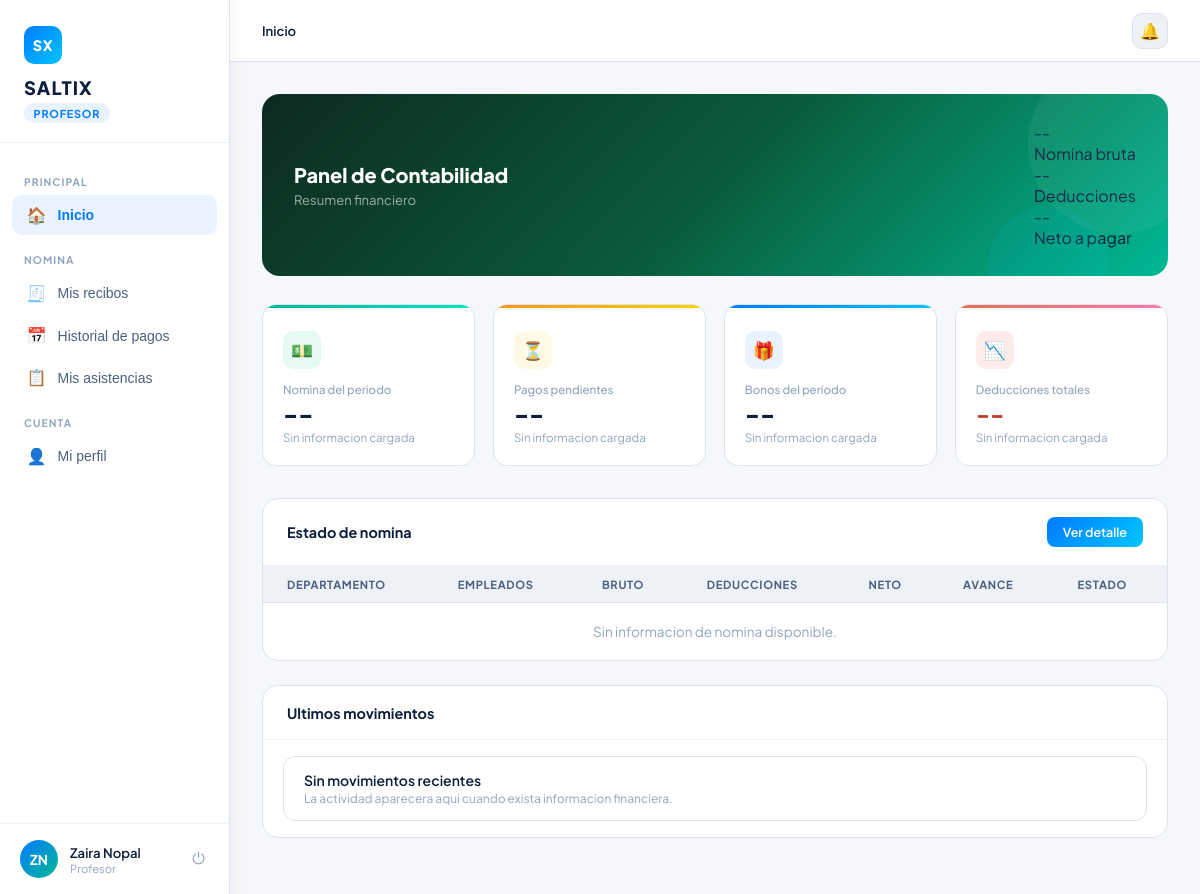
Screenshot of /contabilidad/ (signed in) with the database file from the repository.
### users/models.py (models this page shows, shortened)
class Usuario(AbstractBaseUser, PermissionsMixin):
    email = models.EmailField(max_length=254, unique=True)
    nombre = models.CharField(max_length=50, blank=False, null=False)
    apellido = models.CharField(max_length=50, blank=False, null=False)
    is_active = models.BooleanField(default=True)
    is_staff = models.BooleanField(default=False)
    date_joined = models.DateTimeField(default=timezone.now)
    last_login = models.DateTimeField(null=True, blank=True)
    rol_id = models.ForeignKey('Rol', on_delete=models.PROTECT, null=True, blank=True, related_name='users')
    objects = UsuarioManager()
    USERNAME_FIELD = "email"
    REQUIRED_FIELDS = ["nombre", "apellido"]

class Rol(models.Model):
    nombre = models.CharField(max_length=50, blank=False, null=False)
    descripcion = models.TextField(max_length=1000, blank=True, null=True)

### Contabilidad/views.py (the view)
# urls.py: path("", views.dashboard, name="contabilidad_dashboard"),
def dashboard(request, *args, **kwargs):
    periodos = get_all_periodos()
    context = {
        "periodos": periodos,
        "toast_message": kwargs.get("toast_message"),
        "toast_type": kwargs.get("toast_type"),
    }
    return render(request, "Contabilidad/dashboard.html", context)

### Contabilidad/utils.py (called while the page is built)
def get_all_periodos():
    return Periodo.objects.all().order_by("-fecha_inicio")

### Contabilidad/templates/Contabilidad/dashboard.html (shortened to what this page needs)
{% extends "core/layout.html" %}
{% load static %}
{% block page_css %}
<link rel="stylesheet" href="{% static 'css/dashboard_base.css' %}">
<link rel="stylesheet" href="{% static 'css/dashboard_shared.css' %}">
<link rel="stylesheet" href="{% static 'css/dashboard_contabilidad.css' %}">
{% endblock %}
{% block topbar %}
<header class="topbar">
  <div class="topbar-left">
    <div class="breadcrumb"><strong id="breadcrumb-text">Inicio</strong></div>
  </div>
  <div style="display:flex;align-items:center;gap:.75rem;">
    <div class="topbar-notif" title="Notificaciones">
      &#128276;
    </div>
  </div>
</header>
{% endblock %}
{% block content %}
<div class="page active" id="page-inicio">
  <div class="welcome-banner welcome-banner-conta">
    <div class="welcome-text">
      <h2>Panel de Contabilidad</h2>
      <p>Resumen financiero{% if periodo_label %} · {{ periodo_label }}{% endif %}</p>
    </div>
    <div class="welcome-chips">
      <div class="welcome-chip">
        <div class="chip-val">{% firstof nomina_bruta_display "--" %}</div>
        <div class="chip-label">Nomina bruta</div>
      </div>
      <div class="welcome-chip">
        <div class="chip-val">{% firstof deducciones_total_display "--" %}</div>
        <div class="chip-label">Deducciones</div>
      </div>
      <div class="welcome-chip">
        <div class="chip-val">{% firstof neto_pagar_display "--" %}</div>
        <div class="chip-label">Neto a pagar</div>
      </div>
    </div>
  </div>
  <div class="cards-grid">
    <div class="card card-kpi" style="position:relative;overflow:hidden;padding-top:1.6rem;">
      <div class="card-bar bar-teal"></div>
      <div class="card-top"><div class="card-icon-wrap icon-green">&#128181;</div></div>
      <div class="card-label">Nomina del periodo</div>
      <div class="card-value" style="font-size:1.5rem;">{% firstof nomina_mes_display "--" %}</div>
      <div class="card-sub">{% firstof nomina_mes_subtitle "Sin informacion cargada" %}</div>
    </div>
    <div class="card card-kpi" style="position:relative;overflow:hidden;padding-top:1.6rem;">
      <div class="card-bar bar-orange"></div>
      <div class="card-top"><div class="card-icon-wrap icon-yellow">&#9203;</div></div>
      <div class="card-label">Pagos pendientes</div>
      <div class="card-value" style="font-size:1.5rem;">{% firstof pagos_pendientes_display "--" %}</div>
      <div class="card-sub">{% firstof pagos_pendientes_subtitle "Sin informacion cargada" %}</div>
    </div>
    <div class="card card-kpi" style="position:relative;overflow:hidden;padding-top:1.6rem;">
      <div class="card-bar bar-blue"></div>
      <div class="card-top"><div class="card-icon-wrap icon-blue">&#127873;</div></div>
      <div class="card-label">Bonos del periodo</div>
      <div class="card-value" style="font-size:1.5rem;">{% firstof bonos_mes_display "--" %}</div>
      <div class="card-sub">{% firstof bonos_mes_subtitle "Sin informacion cargada" %}</div>
    </div>
    <div class="card card-kpi" style="position:relative;overflow:hidden;padding-top:1.6rem;">
      <div class="card-bar bar-red"></div>
      <div class="card-top"><div class="card-icon-wrap" style="background:#fdecea;">&#128201;</div></div>
      <div class="card-label">Deducciones totales</div>
      <div class="card-value amount-neg" style="font-size:1.5rem;">{% firstof deducciones_mes_display "--" %}</div>
      <div class="card-sub">{% firstof deducciones_mes_subtitle "Sin informacion cargada" %}</div>
    </div>
  </div>
  <div class="table-wrap" style="margin-bottom:1.5rem;">
    <div class="table-header">
      <h3>Estado de nomina{% if periodo_label %} - {{ periodo_label }}{% endif %}</h3>
      <button class="btn-primary" type="button" onclick="showPage('nomina', document.querySelector('.nav-item[onclick*=nomina]'))">Ver detalle</button>
    </div>
    <table>
      <thead><tr><th>Departamento</th><th>Empleados</th><th>Bruto</th><th>Deducciones</th><th>Neto</th><th>Avance</th><th>Estado</th></tr></thead>
      <tbody>
        {% for row in resumen_nomina %}
          <tr>
            <td>{{ row.departamento }}</td>
            <td>{{ row.empleados }}</td>
            <td>{{ row.bruto }}</td>
            <td class="amount-neg">{{ row.deducciones }}</td>
            <td class="amount-neu">{{ row.neto }}</td>
            <td style="min-width:120px;">
              <div class="progress-bar-bg"><div class="progress-bar-fill" style="width:{{ row.avance|default:'0' }}%"></div></div>
            </td>
            <td><span class="pill {{ row.estado_clase|default:'pill-gray' }}">{{ row.estado_label|default:'Sin estado' }}</span></td>
          </tr>
        {% empty %}
          <tr><td colspan="7" style="text-align:center;color:var(--gray-400);padding:1.25rem;">Sin informacion de nomina disponible.</td></tr>
        {% endfor %}
      </tbody>
    </table>
  </div>
  <div class="table-wrap">
    <div class="table-header"><h3>Ultimos movimientos</h3></div>
    <div class="timeline" style="padding:1rem 1.25rem;">
      {% for movimiento in movimientos_recientes %}
        <div class="tl-item">
          <div class="tl-dot" style="background:{{ movimiento.color|default:'#cbd5e1' }}"></div>
          <div class="tl-content">
            <div class="tl-title">{{ movimiento.titulo }}</div>
            <div class="tl-meta">{{ movimiento.meta }}</div>
          </div>
          <div class="tl-amount {{ movimiento.amount_class|default:'amount-neu' }}">{{ movimiento.monto }}</div>
        </div>
      {% empty %}
        <div class="tl-item">
          <div class="tl-content">
            <div class="tl-title">Sin movimientos recientes</div>
            <div class="tl-meta">La actividad aparecera aqui cuando exista informacion financiera.</div>
          </div>
        </div>
      {% endfor %}
    </div>
  </div>
</div>
{% endblock %}

### core/templates/core/layout.html (shortened to what this page needs)
{% load static %}
<!DOCTYPE html>
<html lang="es">
<head>
  {% block page_css %}{% endblock %}
</head>
<body>
  {% if user.is_authenticated %}
    {% with role=user.rol_id.nombre|default:""|lower %}
      {% if role == "jefatura" %}
        <aside class="sidebar" id="sidebar">
          <div class="sidebar-logo">
            <div class="logo-mark">SX</div>
            <h1>SALTIX</h1>
            <span class="role-tag">Panel de Jefatura</span>
          </div>
          <nav>
            <button class="nav-item active" onclick="showPage('equipo', this)">
              <span class="icon">&#x1F465;</span> Mi equipo
            </button>
            <button class="nav-item" onclick="showPage('asistencia', this)">
              <span class="icon">&#x1F550;</span> Asistencia
            </button>
            <button class="nav-item" onclick="showPage('solicitudes', this)">
              <span class="icon">&#x1F4CB;</span> Solicitudes
              <span class="badge" id="badge-sol" style="position:relative;top:0;right:0;margin-left:auto;background:#e74c3c;color:#fff;border-radius:999px;padding:1px 7px;font-size:0.68rem;">{{ solicitudes_pendientes_total }}</span>
            </button>
            <button class="nav-item" onclick="showPage('reportes', this)">
              <span class="icon">&#x1F4CA;</span> Reportes
            </button>
          </nav>
          <div class="sidebar-profile">
            <div class="avatar">{{ user.nombre|default:"U"|slice:":1" }}{{ user.apellido|default:""|slice:":1" }}</div>
            <div class="profile-info">
              <div class="profile-name">{{ user.nombre }} {{ user.apellido }}</div>
              <div class="profile-role">{{ user.rol_id.nombre|default:"" }}</div>
            </div>
            <form action="{% url 'logout' %}" method="post" class="logout-form">
              {% csrf_token %}
              <button class="logout-btn" type="submit" title="Cerrar sesion">&#x23FB;</button>
            </form>
          </div>
        </aside>
      {% elif role == "profesor"%}
        <aside class="sidebar" id="sidebar">
          <div class="sidebar-logo">
            <div class="logo-mark">SX</div>
            <h1>SALTIX</h1>
            <span class="role-tag">Profesor</span>
          </div>
          <nav>
            <div class="nav-label">Principal</div>
            <button class="nav-item active" onclick="showPage('inicio',this)">
              <span class="icon">&#x1F3E0;</span>
              Inicio
            </button>
            <div class="nav-label">Nomina</div>
            <button class="nav-item" onclick="showPage('recibos',this)">
              <span class="icon">&#x1F9FE;</span>
              Mis recibos
            </button>
            <button class="nav-item" onclick="showPage('historial',this)">
              <span class="icon">&#x1F4C5;</span>
              Historial de pagos
            </button>
            <button class="nav-item" onclick="showPage('asistencias',this)">
              <span class="icon">&#x1F4CB;</span>
              Mis asistencias
            </button>
            <div class="nav-label">Cuenta</div>
            <button class="nav-item" onclick="showPage('perfil',this)">
              <span class="icon">&#x1F464;</span>
              Mi perfil
            </button>
          </nav>
          <div class="sidebar-profile">
            <div class="avatar">{{ user.nombre|default:"U"|slice:":1" }}{{ user.apellido|default:""|slice:":1" }}</div>
            <div class="profile-info">
              <div class="profile-name">{{ user.nombre }} {{ user.apellido }}</div>
              <div class="profile-role">{{ user.rol_id.nombre|default:"" }}</div>
            </div>
            <form action="{% url 'logout' %}" method="post" class="logout-form">
              <button class="logout-btn" type="submit" title="Cerrar sesion">&#x23FB;</button>
            </form>
          </div>
        </aside>
      {% endif %}
    {% endwith %}
  {% endif %}
  <div class="main">
    {% block topbar %}{% endblock %}
    <div class="content">
      {% block content %}{% endblock %}
    </div>
  </div>
</body>
</html>

### core/static/css/dashboard_contabilidad.css (style rules this page uses)
.welcome-banner-conta { background: linear-gradient(135deg, #0d2a1f 0%, #0a5c3a 50%, #00b894 100%); }
.topbar-notif { position: relative; width: 36px; height: 36px; border-radius: 10px; background: var(--gray-100); border: 1.5px solid var(--gray-200); display: flex; align-items: center; justify-content: center; font-size: 1rem; cursor: pointer; transition: background .2s; }
.card-bar { height: 3px; border-radius: 16px 16px 0 0; position: absolute; top: 0; left: 0; right: 0; }
.bar-blue { background: linear-gradient(90deg, #007BFF, #00c6ff); }
.bar-teal { background: linear-gradient(90deg, #00b894, #00e5c9); }
.bar-orange { background: linear-gradient(90deg, #f7971e, #ffd200); }
.bar-red { background: linear-gradient(90deg, #e17055, #fd79a8); }
.amount-neg { color: #c0392b; font-weight: 700; }
.timeline { display: flex; flex-direction: column; gap: .6rem; }
.tl-item { display: flex; gap: 1rem; align-items: flex-start; padding: .85rem 1.25rem; background: var(--white); border: 1px solid var(--gray-200); border-radius: 12px; transition: box-shadow .2s; }
.tl-content { flex: 1; }
.tl-title { font-size: .875rem; font-weight: 600; color: var(--navy); margin-bottom: .15rem; }
.tl-meta { font-size: .75rem; color: var(--gray-400); }

### rows the page displays
Usuario: nombre "Z", apellido "N", nombre "Zaira", apellido "Nopal", rol_id.nombre "Profesor"
